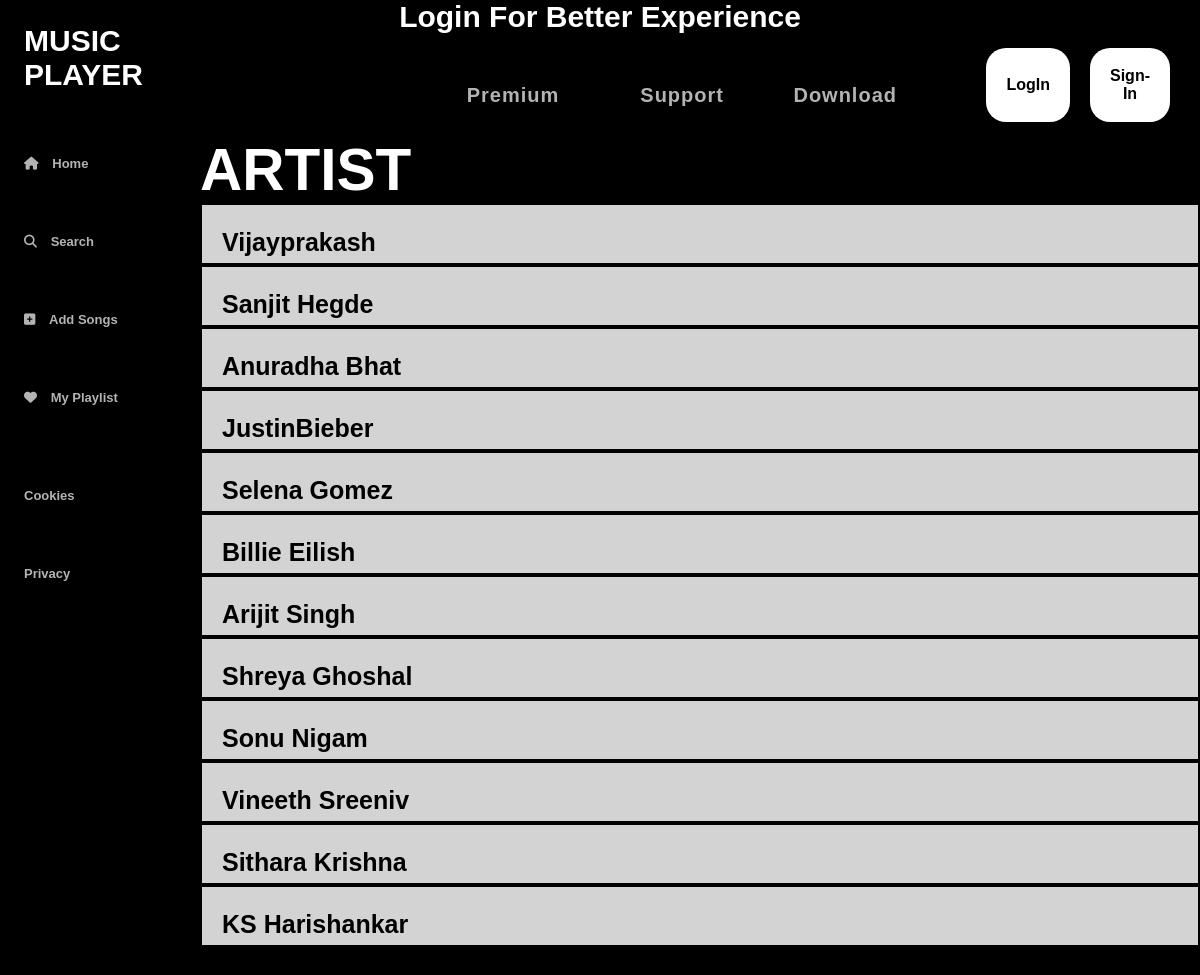
The app's page /disp_artist.php with its own data.
### tables this page shows
CREATE TABLE `tb_artist` (
  `artist_id` int(11) NOT NULL,
  `artist_name` varchar(15) NOT NULL,
  `lang_id` int(11) NOT NULL
);

### disp_artist.php (the view, shortened to what this page needs)
<!DOCTYPE html>
<html lang="en">
  <head>
    <link rel="stylesheet" href="style4.css">
  </head>
  <body>
  <div class="sidebar">
      <div class="logo">
        <a href="#" style="text-decoration : none"><h2>MUSIC PLAYER</h2></a>
      </div>
      <div class="navigation" id="upper">
        <ul>
          <li>
            <a href="#" onclick="window.location.href='home.php';">
              <i class="fa-solid fa-home"></i>
              <span>Home</span>
            </a>
          </li>
          <li>
            <a href="search.php">
              <i class="fa fa-search"></i>
              <span>Search</span>
            </a>
          </li>
          <li>
        <?php
		if(!empty($_SESSION['id']))
		{
?>
          <a href="playlist_demo.php">
              <i class="fa fas fa-plus-square"></i>
              <span>Add Songs</span>
            </a>
          </li>
          <?php } else {?>
            <a>
              <i class="fa fas fa-plus-square"></i>
              <span>Add Songs</span>
            </a>
          </li>
          <?php } ?>
          <li>
          <a href="disp_play.php">
              <i class="fa fa fa-heart"></i>
              <span>My Playlist</span>
            </a>
          </li>
          <ul>
        <li><a href="#">Cookies</a></li>
          <li><a href="#">Privacy</a></li>
        </ul>
        </ul>
      </div>
    </div>
    <?php
		if(!empty($_SESSION['m']) && !empty($_SESSION['p']))
		{
			echo "<h2 align='center'>","Welcome, ",$_SESSION['m'],"</h2>";
?>
    <div class="main-container">
      <div class="topbar">
        <div class="prev-next-buttons" id="msg">
        </div>
        <div class="navbar">
          <ul>
            <li>
              <a
                href="playlist_demo.php">Premium</a>
            </li>&nbsp;&nbsp;&nbsp;&nbsp;&nbsp;
            <li><a href="#">Support</a></li>&nbsp;&nbsp;&nbsp;&nbsp;&nbsp;
            <li><a href="RazorPay/payment-form.php">Download</a>&nbsp;&nbsp;&nbsp;&nbsp;&nbsp;</li>
          <button onclick="window.location.href='logout.php'">Logout
          </button>
        </div>
      </div>
<?php } else {
	echo "<h2 align='center'>","Login For Better Experience","</h2>"
  ?>
<div class="main-container">
      <div class="topbar">
        <div class="navbar">
          <ul>
            <li>
              <a
                href="#"
                onclick="window.location.href='RazorPay/payment-form.php';">Premium</a>
            </li>&nbsp;&nbsp;&nbsp;&nbsp;&nbsp;
            <li><a href="#">Support</a></li>&nbsp;&nbsp;&nbsp;&nbsp;&nbsp;
            <li><a href="RazorPay/payment-form.php">Download</a></li>&nbsp;&nbsp;&nbsp;&nbsp;&nbsp;
          <button onclick="document.getElementById('login_modal').style.display='block'">
            LogIn
          </button>
	<button onclick="window.location.href='signup.php';">
            Sign-In
          </button>
        </div>
      </div>
<?php } ?>      <h3 style="text-align:left;color:white">ARTIST</h3>
      <?php
   @$conn=@mysqli_connect("localhost","root","","db_project");
   @$ins="SELECT * FROM tb_artist";
   @$result=@mysqli_query($conn,$ins);
   while($value=@mysqli_fetch_array($result))
   {
?>
<div >
  <table align="center" width="100%"  style="background-color:black; border-color:white; border-top:none; border-left:none; border-right:none; border-top-color:black; border-right-color:black; border-left-color:black;">
        <tr class="song_disp">
            <td>
            <a class="song_link" href="artist.php?ar=<?php echo $value['artist_id']?>"><?php echo $value['artist_name'];?></a>
            </td>
        </tr>
    </table>
   </div>
    <?php } ?>
  </body>
</html>

### style4.css (style rules this page uses)
.song_disp { background-color:lightgrey; width:75%; }
.song_link { color:black; font-size: 25px; font-weight: bold; text-decoration: none; margin-left: 20px; }
h2 { color: white; font-size: 30px; }
* { padding: 0; margin: 0; }
body { background-color: black; font-family: "Montserrat", sans-serif; font-size: 50px; }
.sidebar { position: fixed; left: 0; top: 0; bottom: 0; width: 100px; background-color: black; padding: 24px; }
.sidebar .navigation ul { list-style: none; margin-top: 20px; }
.sidebar .navigation ul li { padding: 10px 0; }
.sidebar .navigation ul li a { color: #b3b3b3; text-decoration: none; font-weight: bold; font-size: 13px; }
.sidebar .navigation ul li a span { padding-left: 10px; }
.main-container { background-color: black; margin-left: 200px; margin-bottom: 100px; }
.topbar { display: flex; justify-content: space-between; background-color: black; text-align: right; padding: 14px 30px; }
.topbar .navbar { display: flex; align-items: center; }
.topbar .navbar ul { display: flex; list-style: none; }
.topbar .navbar ul li { display: inline-block; margin: 8px 0px; width:100%; }
.topbar .navbar ul li a { color: #b3b3b3; text-decoration: none; font-weight: bold; font-size: 20px; letter-spacing: 1px; word-spacing: 12px; }
.topbar .navbar button { background-color:white; color: #000000; font-size: 16px; font-weight: bold; padding: 14px 20px; border-radius: 20px; border: 0px; cursor: pointer; margin-left: 20px; }

### records on screen
tb_artist: artist_name "Vijayprakash"
tb_artist: artist_name "Sanjit Hegde"
tb_artist: artist_name "Anuradha Bhat"
tb_artist: artist_name "JustinBieber"
tb_artist: artist_name "Selena Gomez"
tb_artist: artist_name "Billie Eilish"
tb_artist: artist_name "Arijit Singh"
tb_artist: artist_name "Shreya Ghoshal"
tb_artist: artist_name "Sonu Nigam"
tb_artist: artist_name "Vineeth Sreeniv"
tb_artist: artist_name "Sithara Krishna"
tb_artist: artist_name "KS Harishankar"
